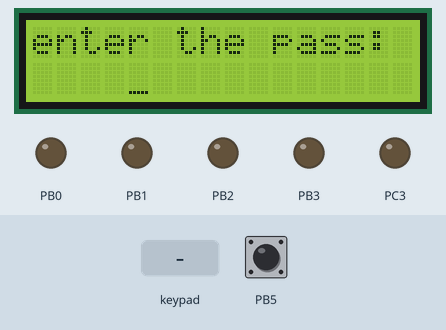
This program was run on a simulated ATmega32, built with avr-gcc and emulated at 8 MHz. On the bench: 16×2 character LCD, output pins drawn as LEDs (lit = HIGH). Wiring (inferred from the signals the program sends): 4×4 keypad with keys 1 2 3 A 4 5 6 B 7 8 9 C * 0 # D (labels assumed): rows PA4, PA5, PA6, PA7; columns PA0, PA1, PA2, PA3. Wiring (inferred from the names in the program): character LCD (HD44780): RS PC0; R/W PC1; E PC2; data PC4, PC5, PC6, PC7. The test bench sets the inputs (shaded band); at power-on: PB5 HIGH. Pins used as bus, display or sensor lines are not drawn.

Above: at 1.2 s.
1.3 s: keypad keys 0 0 0 0 pressed 0.4 s apart
At 3.5 s:
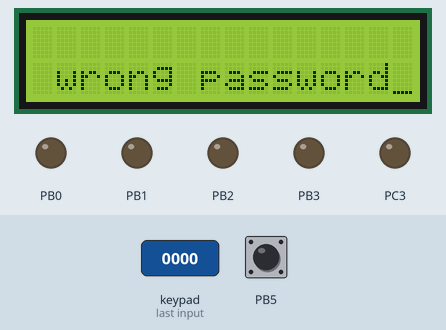
5.1 s: key '1' pressed
At 6.4 s:
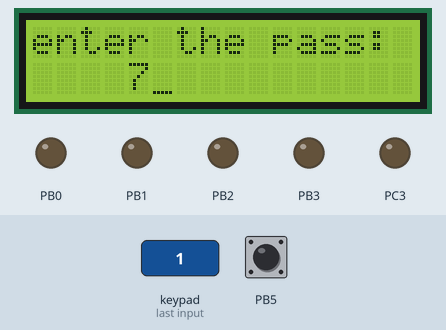
6.7 s: key '2' pressed
At 7.6 s:
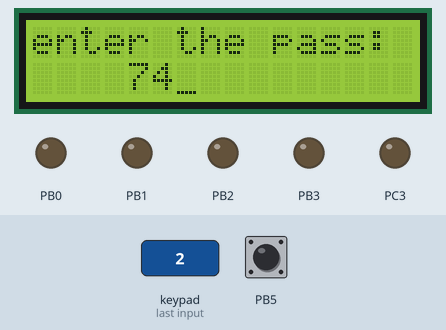
8.3 s: keypad keys 0 0 0 0 # pressed 0.4 s apart
At 11.3 s:
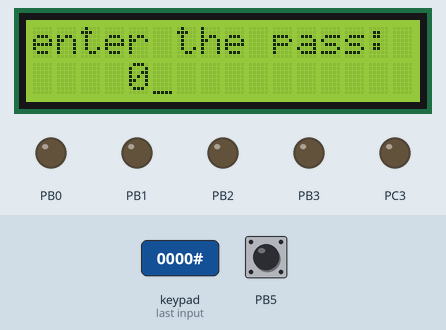
Timing chart, 0 to 12.8 s (numbered marks = the images above; inputs shaded):
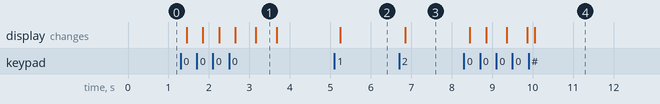

Measured:
- after the input at 1.3 s, the display: first changes after 0.15 s (image 1 shows a later state)
- after the input at 5.1 s, the display: changes after 0.15 s (image 2)
- after the input at 6.7 s, the display: changes after 0.15 s (image 3)
- after the input at 8.3 s, the display: first changes after 0.15 s (image 4 shows a later state)
- what the display in image 1 shows lasts 0.5 s, from 3.2 s to 3.7 s

The program:

password.c
```c
/*
 * password.c
 *
 * Created: 7/24/2017 11:17:32 PM
 *  Author: Ahmed
 */

#define F_CPU 8000000ul
#include <avr/io.h>
#include <util/delay.h>
#include <avr/interrupt.h>
#include <avr/eeprom.h>
#include "KEYPAD.h"
#include "lcd_4bit.h"

char s7eg[10]={0x00,0x01,0x02,0x03,0x04,0x5,0x06,0x07,0x08,0x09};
char inpass[4];
char pasodd[4]={'0','0','0','0'};
char key;
int main(void)
{   lcd_init();
	keypad_init();
	DDRB=0x0f;
	PORTB|=(1<<PB5);
	int i,j;
    while(1)
    { if (!(PINB &(1<<PB5))){
		 lcd_CLEAR();
		 lcd_goto_xy(1,1);
		 lcd_print("enter the new pass");
		 j=0;
		 lcd_goto_xy(2,5);
		 do
		 {
			 key=KeyPad_getpressedkey();
			    switch(key){
			    case 0:{lcd_goto_xy(2,5+j);pasodd[j]='0'; lcd_data(pasodd[j]);j++;break;}
		        case 1:{lcd_goto_xy(2,5+j);pasodd[j]='1'; lcd_data(pasodd[j]);j++;break;}
	            case 2:{lcd_goto_xy(2,5+j);pasodd[j]='2'; lcd_data(pasodd[j]);j++;break;}
                case 3:{lcd_goto_xy(2,5+j);pasodd[j]='3'; lcd_data(pasodd[j]);j++;break;}
				case 4:{lcd_goto_xy(2,5+j);pasodd[j]='4'; lcd_data(pasodd[j]);j++;break;}
				case 5:{lcd_goto_xy(2,5+j);pasodd[j]='5'; lcd_data(pasodd[j]);j++;break;}
				case 6:{lcd_goto_xy(2,5+j);pasodd[j]='6'; lcd_data(pasodd[j]);j++;break;}
				case 7:{lcd_goto_xy(2,5+j);pasodd[j]='7'; lcd_data(pasodd[j]);j++;break;}
				case 8:{lcd_goto_xy(2,5+j);pasodd[j]='8'; lcd_data(pasodd[j]);j++;break;}
				case 9:{lcd_goto_xy(2,5+j);pasodd[j]='9'; lcd_data(pasodd[j]);j++;break;}
				default:
				break;
				}
			} while (j<4);
			eeprom_write_block(pasodd,0,strlen(pasodd));
			_delay_ms(500);
			lcd_CLEAR();
			lcd_goto_xy(1,1);
			lcd_print("pass has saved");
			lcd_goto_xy(2,1);
			lcd_print(pasodd);

			_delay_ms(500);
			}
		else {
		 lcd_CLEAR();
		lcd_goto_xy(1,1);
		lcd_print("enter the pass:");
		i=0;
		lcd_goto_xy(2,5);
		do
		{
			key=KeyPad_getpressedkey();
			switch(key){
				case 0:{lcd_goto_xy(2,5+i);inpass[i]='0'; lcd_data(inpass[i]);i++;break;}
				case 1:{lcd_goto_xy(2,5+i);inpass[i]='1'; lcd_data(inpass[i]);i++;break;}
				case 2:{lcd_goto_xy(2,5+i);inpass[i]='2'; lcd_data(inpass[i]);i++;break;}
				case 3:{lcd_goto_xy(2,5+i);inpass[i]='3'; lcd_data(inpass[i]);i++;break;}
				case 4:{lcd_goto_xy(2,5+i);inpass[i]='4'; lcd_data(inpass[i]);i++;break;}
				case 5:{lcd_goto_xy(2,5+i);inpass[i]='5'; lcd_data(inpass[i]);i++;break;}
				case 6:{lcd_goto_xy(2,5+i);inpass[i]='6'; lcd_data(inpass[i]);i++;break;}
				case 7:{lcd_goto_xy(2,5+i);inpass[i]='7'; lcd_data(inpass[i]);i++;break;}
				case 8:{lcd_goto_xy(2,5+i);inpass[i]='8'; lcd_data(inpass[i]);i++;break;}
				case 9:{lcd_goto_xy(2,5+i);inpass[i]='9'; lcd_data(inpass[i]);i++;break;}
				default:
				break;
				}
			} while (i<4);
			_delay_ms(500);
			eeprom_read_block(pasodd,0,strlen(pasodd));
			if (inpass[0]==pasodd[0] && inpass[1]==pasodd[1] && inpass[2]==pasodd[2]&& inpass[3]==pasodd[3])
			{lcd_CLEAR();
				lcd_goto_xy(1,5);
				lcd_print("correct ");
				for(int f=0;f<9;f++){
					PORTB=s7eg[f];
					_delay_ms(200);
				}
				_delay_ms(500);
				}
				else
			{   lcd_CLEAR();
				lcd_goto_xy(2,2);
				lcd_print("wrong password");
				_delay_ms(500);
				}}


		}
        //TODO:: Please write your application code
    }
```

KEYPAD.c
```c
/*
 * KEYPAD.c
 *
 * Created: 7/24/2017 10:14:09 PM
 *  Author: Ahmed
 */

#include <avr/io.h>
#include <util/delay.h>

#define NO_PRESSED_KEY      0xff
#define KEYPAD_DDR          DDRA
#define KEYPAD_PORT         PORTA
#define KEYPAD_ROWS         PINA
#define CLR_BIT(reg,index)  reg&=(~(1<<index))
#define SET_BIT(reg,index)  reg|=(1<<index)
#define GET_LOWER_NIBBLE(reg)  reg&0x0f

void keypad_init()
{
	KEYPAD_DDR=0xf0; //A0....A3 are inputs and A4....A7 are outputs
	KEYPAD_PORT=0xff;//A0....A3 are pull up and A4....A7 are initialized by 5 volt
}

unsigned char KeyPad_getpressedkey(void)
{
	unsigned char col_index = 0; // counter  For loop
	unsigned char rows_val = 0; // get the value of rows in this variable
	unsigned char key = NO_PRESSED_KEY; // 0xff

	for(col_index=0;col_index<4;col_index++)
	{
		KEYPAD_PORT=(KEYPAD_PORT | 0xf0);//check c0 c1 c2 c3 are 1111

		CLR_BIT(KEYPAD_PORT,(col_index+4));//clear col c0 on bit4  c1 on bit5

		_delay_ms(1);//delay

		rows_val= GET_LOWER_NIBBLE(KEYPAD_ROWS); // KEYPAD_ROWS == PINA

		if(rows_val != 0x0F) // not equal 1111
		{
			while((GET_LOWER_NIBBLE(KEYPAD_ROWS)) != 0x0F);// single pressing
			break;
		}
		// SET_BIT(KEYPAD_PORT,(col_index+4));//set col
	}

	if(col_index == 4)
	{
		return NO_PRESSED_KEY;
	}
	else
	{
		switch(col_index)
		{
			// Col_index = 0
			case 0:
			switch(rows_val)
			{
				case 0x0E:   // 0000 1110
				key = 7;
				break;
				case 0x0D:  //  0000 1101
				key = 4;
				break;
				case 0x0B:  //  0000 1011
				key = 1;
				break;
				case 0x07:   // 0000 0111
				key = 10;
				break;
				default:
				break;
			}
			break;

			// Col_index = 1
			case 1:
			switch(rows_val)
			{
				case 0x0E:   // 1110
				key = 8;
				break;
				case 0x0D:   //1101
				key = 5;
				break;
				case 0x0B:
				key = 2;
				break;
				case 0x07:
				key = 0;
				break;
				default:
				break;
			}
			break;

			// Col2
			case 2:
			switch(rows_val)
			{
				case 0x0E:  // 1110
				key = 9;
				break;
				case 0x0D:  // 1101
				key = 6;
				break;
				case 0x0B:  // 1011
				key = 3;
				break;
				case 0x07:  // 0111
				key = 0;
				break;
				default:
				break;
			}
			break;

			// Col3
			case 3:
			switch(rows_val)
			{
				case 0x0E:
				key = 0;
				break;
				case 0x0D:
				key = 0;
				break;
				case 0x0B:
				key =0;
				break;
				case 0x07:
				key = 0;
				break;
				default:
				break;
			}
			break;
			default:
			break;
		}
	}
	return key;
}
```

KEYPAD.h
```c
/*
 * KEYPAD.h
 *
 * Created: 7/24/2017 10:17:25 PM
 *  Author: Ahmed
 */


#ifndef KEYPAD_H_
#define KEYPAD_H_

void keypad_init();
unsigned char KeyPad_getpressedkey(void);


#endif /* KEYPAD_H_ */
```

lcd_4bit.c
```c
/*
 * lcd_4bit.c
 *
 * Created: 7/24/2017 10:35:17 PM
 *  Author: Ahmed
 */
#define F_CPU 8000000ul
#define lcd_DDR DDRC
#define lcd_PRT PORTC
#include <avr/io.h>
#include <util/delay.h>

#define lcd_RS 0
#define lcd_RW 1
#define lcd_EN 2
//**********************************************************************************************
void lcd_command(unsigned char cmd){
	lcd_PRT=(lcd_PRT & 0x0F)|(cmd & 0xF0);
	lcd_PRT&=~(1<<lcd_RS);
	lcd_PRT&=~(1<<lcd_RW);
	lcd_PRT|=(1<<lcd_EN);
	_delay_us(50);
	lcd_PRT&=~(1<<lcd_EN);
	_delay_us(50);
	lcd_PRT =(lcd_PRT & 0x0F)|(cmd<<4);
	lcd_PRT|=(1<<lcd_EN);
	_delay_us(50);
	lcd_PRT&=~(1<<lcd_EN);

}
//********************************************************************************************
void lcd_data(unsigned char data){
	lcd_PRT=(lcd_PRT & 0x0F)|(data & 0xF0);
	lcd_PRT|=(1<<lcd_RS);
	lcd_PRT&=~(1<<lcd_RW);
	lcd_PRT|=(1<<lcd_EN);
	_delay_us(50);
	lcd_PRT&=~(1<<lcd_EN);
	_delay_us(50);
	lcd_PRT =(lcd_PRT & 0x0F)|(data<<4);
	lcd_PRT|=(1<<lcd_EN);
	_delay_us(100);
	lcd_PRT&=~(1<<lcd_EN);
}
//***********************************************************************************************
//function for lcd initialize.
//lcd_init();
void lcd_init(){
_delay_ms(5);
	lcd_DDR|=0xff;
	lcd_PRT&=~(1<<lcd_EN);
	_delay_us(2000);
	lcd_command(0x33);
	_delay_us(50);
	lcd_command(0x32);
	_delay_us(50);
	lcd_command(0x28);
	_delay_us(50);
	lcd_command(0x0E);
	_delay_us(50);
	lcd_command(0x01);
	_delay_us(2000);
	lcd_command(0x06);
}
//*********************************************************************************************************
//function to locate the position.
//lcd_goto_xy(row,columm);
//line 1 of lcd=row 1. ,line2 of lcd=row2
//columm 1 of lcd =columm 1., columm 16 of lcd =columm 16.

void lcd_goto_xy(unsigned char row,unsigned char columm){
	unsigned char fristcharadr[]={0x80,0xC0,0x90,0xD0};
		lcd_command(fristcharadr[row-1]+(columm-1));
		_delay_us(100);
	}
//***********************************************************************************************************
//function to put what u need.
// lcd_print("hallo");
 void lcd_print(char *text){
	while(*text>0){
		lcd_data(*text++);
	}
}

//************************************************************************************************************
//function to clear lcd.
//lcd_CLEAR();.
void lcd_CLEAR(){
	lcd_command(0x01);
	_delay_ms(2);}
//*************************************************************************************************************
//function to cancel the cursor.
//lcd_curcor_off();
void lcd_curcor_off(){
	lcd_command(0x0c);
	_delay_us(100);
}
//*************************************************************************************************************
	
```

lcd_4bit.h
```c
/*
 * lcd_4bit.h
 *
 * Created: 7/24/2017 10:38:39 PM
 *  Author: Ahmed
 */
/*you should
#define lcd_DDR DDRx      whire x is {a,b,c,d,e}
#define lcd_PRT PORTx
in lcd_4bit.c
connect
for data register for LCD (D4-D7) to AVR pinx (px4: :px7)
and
(px0==lcd_RS, px1==lcd_RW ,px2==lcd_EN)
 */


#ifndef LCD_4BIT_H_
#define LCD_4BIT_H_

void lcd_command(unsigned char cmd);
void lcd_data(unsigned char data);
//***********************************************************************************************
//function for lcd initialize.
//lcd_init();
void lcd_init();
//*********************************************************************************************************
//function to locate the position.
//lcd_goto_xy(row,columm);
//line 1 of lcd=row 1. ,line2 of lcd=row2
//columm 1 of lcd =columm 1., columm 16 of lcd =columm 16.
void lcd_goto_xy(unsigned char row,unsigned char columm);
//***********************************************************************************************************
//function to put what u need.
// lcd_print("hallo");
void lcd_print(char *text);
//************************************************************************************************************
//function to clear lcd.
//lcd_CLEAR();.
void lcd_CLEAR();
//*************************************************************************************************************
//function to cancel the cursor.
//lcd_curcor_off();
void lcd_curcor_off();


#endif /* LCD_4BIT_H_ */
```
